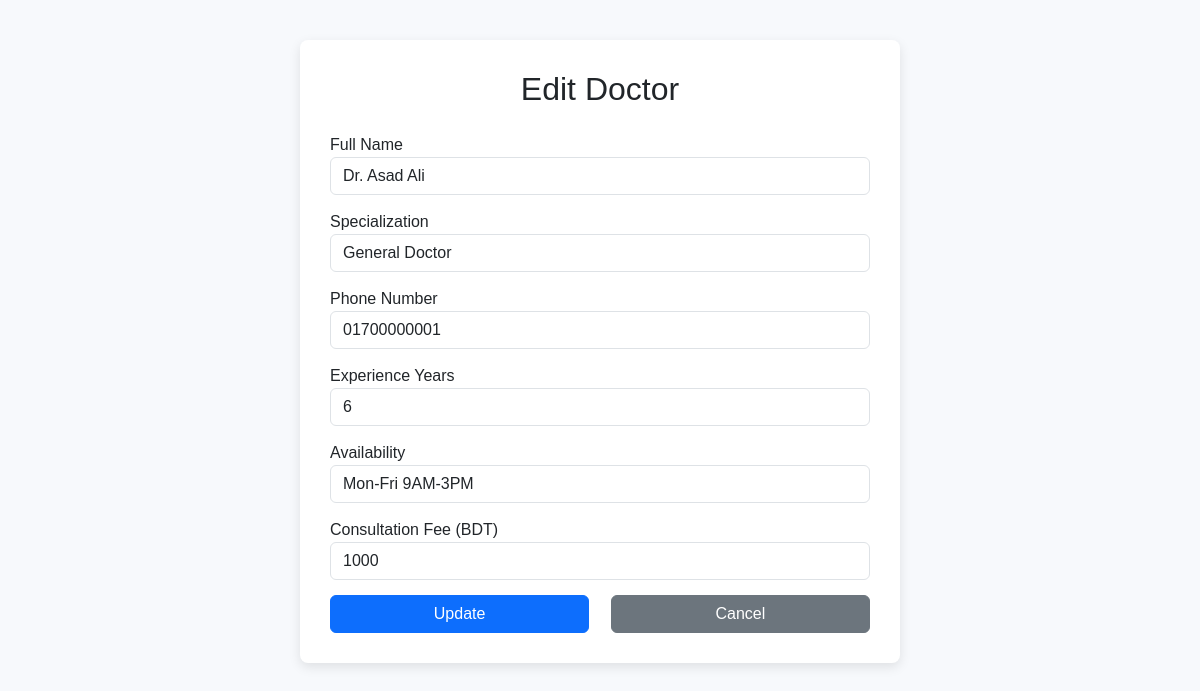
Screenshot of /Hospital_DashBord/edit/editDoctor.php?id=1 (signed in) with the database file from the repository.
### tables this page shows
CREATE TABLE `doctor_list` (
  `id` int(11) NOT NULL,
  `name` varchar(255) DEFAULT NULL,
  `specialization` varchar(255) DEFAULT NULL,
  `phone_no` varchar(15) DEFAULT NULL,
  `hospital_id` int(11) DEFAULT NULL,
  `experience_years` int(11) DEFAULT NULL,
  `availability` varchar(255) DEFAULT NULL,
  `fees` int(11) DEFAULT NULL,
  `password` varchar(255) DEFAULT NULL
);

### Hospital_DashBord/edit/editDoctor.php (the view, shortened to what this page needs)
<?php
include "../../Connection.php";
$hospitalId = $_SESSION['hospital_id'];
$doctor_id = intval($_GET['id']);
$sql = "SELECT * FROM doctor_list WHERE id = $doctor_id AND hospital_id = $hospitalId LIMIT 1";
$result = mysqli_query($conn, $sql);
$doctor = mysqli_fetch_assoc($result);
?>
<!DOCTYPE html>
<html lang="en">
<head>
  <link href="https://cdn.jsdelivr.net/npm/bootstrap@5.3.3/dist/css/bootstrap.min.css" rel="stylesheet" />
</head>
<body>
<form method="POST">
  <h2>Edit Doctor</h2>
  <label for="name">Full Name</label>
  <input type="text" id="name" name="name" class="form-control" value="<?= htmlspecialchars($doctor['name']) ?>" required>
  <label for="specialization">Specialization</label>
  <input type="text" id="specialization" name="specialization" class="form-control" value="<?= htmlspecialchars($doctor['specialization']) ?>" required>
  <label for="phone_no">Phone Number</label>
  <input type="text" id="phone_no" name="phone_no" class="form-control" value="<?= htmlspecialchars($doctor['phone_no']) ?>" required>
  <label for="experience_years">Experience Years</label>
  <input type="number" id="experience_years" name="experience_years" class="form-control" value="<?= htmlspecialchars($doctor['experience_years']) ?>" required>
  <label for="availability">Availability</label>
  <input type="text" id="availability" name="availability" class="form-control" value="<?= htmlspecialchars($doctor['availability']) ?>" required>
  <label for="fees">Consultation Fee (BDT)</label>
  <input type="number" id="fees" name="fees" class="form-control" value="<?= htmlspecialchars($doctor['fees']) ?>" required>
  <div class="d-flex justify-content-between">
    <button type="submit" class="btn btn-primary">Update</button>
    <a href="../doctorlist.php" class="btn btn-secondary">Cancel</a>
  </div>
</form>
</body>
</html>

### Hospital_DashBord/edit/editDoctor.php (style rules this page uses)
body { background-color: #f7f9fc; font-family: Arial, sans-serif; padding: 40px; }
form { max-width: 600px; margin: auto; background: #fff; padding: 30px; border-radius: 8px; box-shadow: 0 4px 12px rgba(0,0,0,0.1); }
h2 { text-align: center; margin-bottom: 25px; }
.form-control { margin-bottom: 15px; }
.btn { width: 48%; }

### rows the page displays
doctor_list: name "Dr. Asad Ali", specialization "General Doctor", phone_no "01700000001", experience_years "6", availability "Mon-Fri 9AM-3PM", fees "1000"
